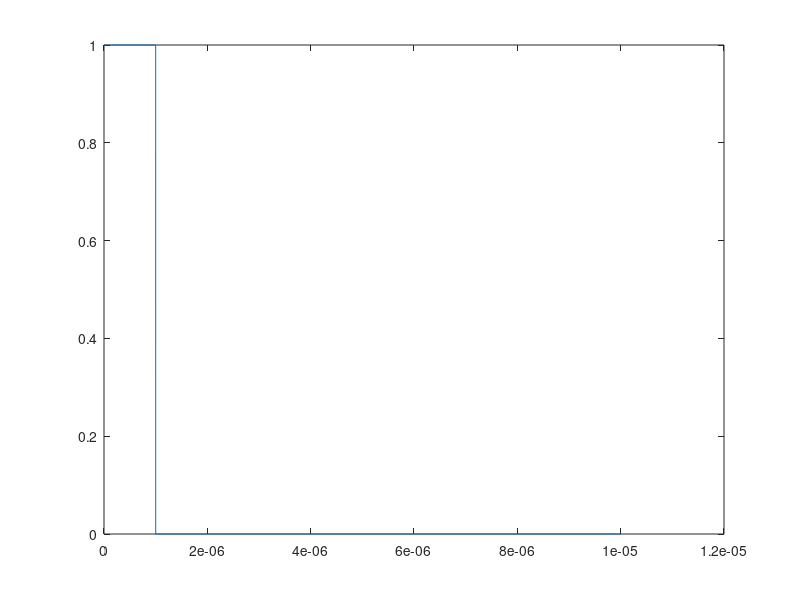

MATLAB code for this plot:
signal=zeros(1,1e4);
for i=1:1e3
    signal(i)=1;
end
t=zeros(1,10000);
for j=1:10000
    t(j)=j/1e9;
end
plot(t,signal)
